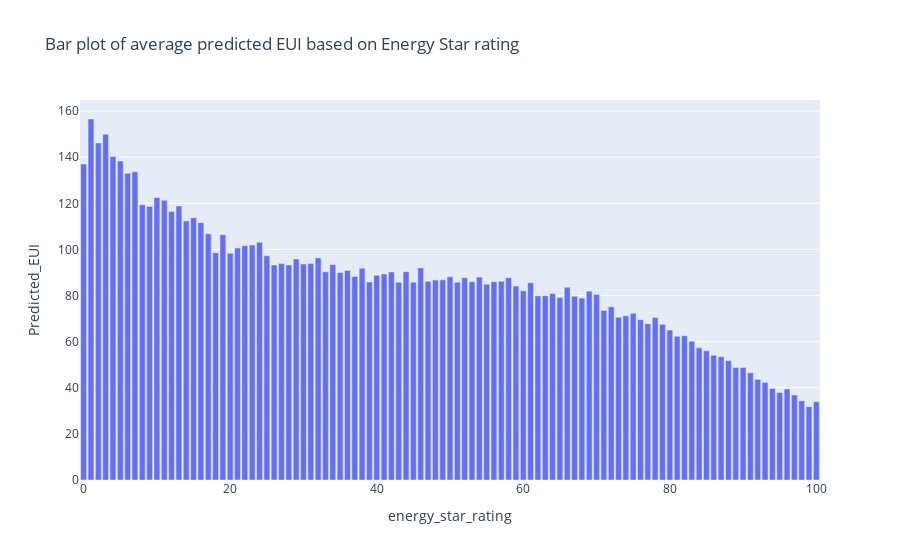

Here is the notebook cell this chart was saved with:
### Code cell
# Creating a bar plot using plotly to determine the EUI based on the facility type
Prediction_df_group_star = Prediction_df.groupby(['energy_star_rating']).mean()
Prediction_df_group_star.reset_index(inplace=True)
px.bar(Prediction_df_group_star, x='energy_star_rating', y='Predicted_EUI',title ='Bar plot of average predicted EUI based on Energy Star rating')

### Figure 1 — Plotly figure (JSON) as saved in the notebook; plotly's stock layout.template omitted (floating-point values rounded to 4 significant figures)
{"data": [{"alignmentgroup": "True", "hovertemplate": "energy_star_rating=%{x}<br>Predicted_EUI=%{y}<extra></extra>", "legendgroup": "", "marker": {"color": "#636efa", "pattern": {"shape": ""}}, "name": "", "offsetgroup": "", "orientation": "v", "showlegend": false, "textposition": "auto", "type": "bar", "x": [0, 1, 2, 3, 4, 5, 6, 7, 8, 9, 10, 11, 12, 13, 14, 15, 16, 17, 18, 19, 20, 21, 22, 23, 24, 25, 26, 27, 28, 29, 30, 31, 32, 33, 34, 35, 36, 37, 38, 39, 40, 41, 42, 43, 44, 45, 46, 47, 48, 49, 50, 51, 52, 53, 54, 55, 56, 57, 58, 59, 60, 61, 62, 63, 64, 65, 66, 67, 68, 69, 70, 71, 72, 73, 74, 75, 76, 77, 78, 79, 80, 81, 82, 83, 84, 85, 86, 87, 88, 89, 90, 91, 92, 93, 94, 95, 96, 97, 98, 99, 100], "xaxis": "x", "y": [137.1, 156.6, 146.2, 150.0, 140.3, 138.3, 133.0, 133.6, 119.3, 118.6, 122.5, 121.4, 116.5, 118.8, 112.3, 113.8, 111.6, 106.8, 98.58, 106.4, 98.3, 100.6, 101.6, 101.9, 103.1, 97.28, 93.23, 93.89, 93.23, 95.89, 93.65, 93.89, 96.28, 90.32, 93.46, 90.03, 90.91, 88.26, 91.8, 85.87, 88.78, 89.32, 90.22, 85.76, 90.36, 85.81, 91.96, 86.17, 86.72, 86.87, 88.14, 85.77, 87.76, 86.03, 88.0, 84.94, 86.0, 86.16, 87.7, 84.12, 82.07, 85.57, 79.9, 79.94, 80.85, 79.18, 83.61, 79.71, 78.89, 81.9, 80.48, 73.57, 75.14, 70.6, 71.22, 72.27, 69.53, 67.82, 70.44, 67.5, 65.05, 62.31, 62.59, 60.14, 57.34, 56.07, 54.11, 53.46, 51.79, 48.8, 48.82, 46.51, 43.66, 42.31, 39.71, 37.96, 39.47, 36.89, 34.35, 31.81, 33.95], "yaxis": "y"}], "layout": {"barmode": "relative", "legend": {"tracegroupgap": 0}, "title": {"text": "Bar plot of average predicted EUI based on Energy Star rating"}, "xaxis": {"anchor": "y", "domain": [0, 1], "title": {"text": "energy_star_rating"}}, "yaxis": {"anchor": "x", "domain": [0, 1], "title": {"text": "Predicted_EUI"}}}}
